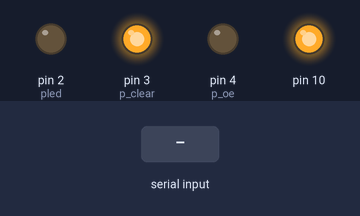
Bench run of a sketch on a simulated Arduino Uno, built with avr-gcc and run on an emulated ATmega328P. On the bench: output pins drawn as LEDs (lit = HIGH). The inputs (shaded band) are chosen by the test bench. Pins used as bus, display or sensor lines are not drawn.

Above: at 1.2 s.
1.3 s: byte 30 received over Serial
At 1.7 s:
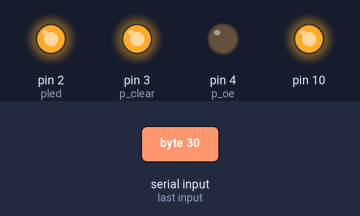
Timing chart, 0 to 4.3 s (numbered marks = the images above; inputs shaded):
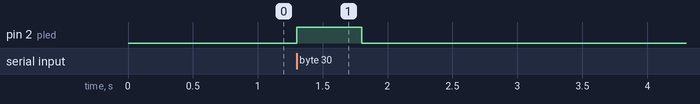

Measured:
- after the input at 1.3 s, pin 2 (pled): LOW → HIGH at once, → LOW 0.50 s later

The sketch:

BasicShiftRegister.ino
```cpp
/* January 24th, 2017
by: James Emmens
Basic shift register (working)
- Sets up shift register to receive.
- Waits for packet to appear over Serial from computer.
- Sends a hardcoded byte to shift register for display.

_______________________________
Physical Setup:
teensy <--> shift register
3 10, _SRCLR
4 13, _OE
9 12, RCLK (aka LATCH)
11  14, SERIAL DATA
13  SRCLK, SERIAL CLOCK
3.3V as Vcc
GND (not AGND) as GND

--

Shit register pins:
LSB = QA
MSB = QH
_______________________________

*/

#include <SPI.h>

int x;
byte c = B10101;
int pled = 2;
int p_clear = 3;
int p_oe = 4;
int pLatch = 9;

void setup() {
  // Pin Defs and Initial Conditions
  pinMode(pled, OUTPUT);
  pinMode(p_clear, OUTPUT);
  pinMode(p_oe, OUTPUT);
  pinMode(pLatch, OUTPUT);

  digitalWrite(p_clear, HIGH);
  digitalWrite(p_oe, LOW);
  digitalWrite(pLatch, LOW);

  //SPI setup. begin() claims the bus from other libraries, .set###### sets a variety of spi bus settings.
  SPI.begin();
  SPI.setBitOrder(MSBFIRST);
  SPI.setDataMode(SPI_MODE0);

  //Generic Serial Bus setup. Standard settings used, instantiated @ 9600 baud
  Serial.begin(9600);
}

void loop() {
  // Waits to receive any packet over serial bus.
  if (Serial.available() > 0) {
    x = Serial.read(); // sets received packet as "read"
    Send(); // sends a byte to shift register
    Blink(); // blinks led (pin2)
  }
}

void Blink(void){
  digitalWrite(pled, HIGH);
  delay(500);
  digitalWrite(pled, LOW);
  return;
}

void Send(void){
  // Transfer byte to shift register using clock and data buses.
  SPI.transfer(c);

  // Internally transfer byte from storage registers to appear on "output" registers.
  // Without this step any 8bits the shift register receives is stored but won't appear on outputs
  digitalWrite(pLatch,HIGH);
  digitalWrite(pLatch,LOW);
  return;
}
```
